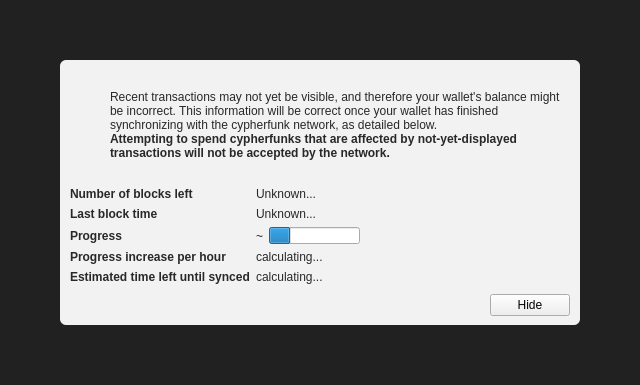
<?xml version="1.0" encoding="UTF-8"?>
<ui version="4.0">
 <class>ModalOverlay</class>
 <widget class="ModalOverlay" name="ModalOverlay">
  <property name="geometry">
   <rect>
    <x>0</x>
    <y>0</y>
    <width>640</width>
    <height>385</height>
   </rect>
  </property>
  <property name="windowTitle">
   <string>Form</string>
  </property>
  <layout class="QVBoxLayout" name="verticalLayout" stretch="0">
   <property name="sizeConstraint">
    <enum>QLayout::SetDefaultConstraint</enum>
   </property>
   <property name="leftMargin">
    <number>0</number>
   </property>
   <property name="topMargin">
    <number>0</number>
   </property>
   <property name="rightMargin">
    <number>0</number>
   </property>
   <property name="bottomMargin">
    <number>0</number>
   </property>
   <item>
    <widget class="QWidget" name="bgWidget" native="true">
     <property name="styleSheet">
      <string notr="true">#bgWidget { background: rgba(0,0,0,220); }</string>
     </property>
     <layout class="QVBoxLayout" name="verticalLayoutMain" stretch="1">
      <property name="leftMargin">
       <number>60</number>
      </property>
      <property name="topMargin">
       <number>60</number>
      </property>
      <property name="rightMargin">
       <number>60</number>
      </property>
      <property name="bottomMargin">
       <number>60</number>
      </property>
      <item>
       <widget class="QWidget" name="contentWidget" native="true">
        <property name="styleSheet">
         <string notr="true">#contentWidget { background: rgba(255,255,255,240); border-radius: 6px; }

QLabel { color: rgb(40,40,40);  }</string>
        </property>
        <layout class="QVBoxLayout" name="verticalLayoutSub" stretch="1,0,0,0">
         <property name="spacing">
          <number>0</number>
         </property>
         <property name="leftMargin">
          <number>10</number>
         </property>
         <property name="topMargin">
          <number>10</number>
         </property>
         <property name="rightMargin">
          <number>10</number>
         </property>
         <property name="bottomMargin">
          <number>10</number>
         </property>
         <item>
          <layout class="QHBoxLayout" name="horizontalLayoutIconText" stretch="0,1">
           <property name="topMargin">
            <number>20</number>
           </property>
           <item>
            <layout class="QVBoxLayout" name="verticalLayoutIcon">
             <property name="leftMargin">
              <number>0</number>
             </property>
             <item>
              <widget class="QPushButton" name="warningIcon">
               <property name="enabled">
                <bool>false</bool>
               </property>
               <property name="text">
                <string/>
               </property>
               <property name="icon">
                <iconset>
                 <normaloff>:/icons/warning</normaloff>
                 <disabledoff>:/icons/warning</disabledoff>:/icons/warning</iconset>
               </property>
               <property name="iconSize">
                <size>
                 <width>48</width>
                 <height>48</height>
                </size>
               </property>
               <property name="flat">
                <bool>true</bool>
               </property>
              </widget>
             </item>
             <item>
              <spacer name="verticalSpacerWarningIcon">
               <property name="orientation">
                <enum>Qt::Vertical</enum>
               </property>
               <property name="sizeHint" stdset="0">
                <size>
                 <width>20</width>
                 <height>40</height>
                </size>
               </property>
              </spacer>
             </item>
            </layout>
           </item>
           <item>
            <layout class="QVBoxLayout" name="verticalLayoutInfoText">
             <property name="leftMargin">
              <number>0</number>
             </property>
             <property name="topMargin">
              <number>0</number>
             </property>
             <item>
              <widget class="QLabel" name="infoText">
               <property name="text">
                <string>Recent transactions may not yet be visible, and therefore your wallet's balance might be incorrect. This information will be correct once your wallet has finished synchronizing with the cypherfunk network, as detailed below.</string>
               </property>
               <property name="textFormat">
                <enum>Qt::RichText</enum>
               </property>
               <property name="wordWrap">
                <bool>true</bool>
               </property>
              </widget>
             </item>
             <item>
              <widget class="QLabel" name="infoTextStrong">
               <property name="font">
                <font>
                 <weight>75</weight>
                 <bold>true</bold>
                </font>
               </property>
               <property name="text">
                <string>Attempting to spend cypherfunks that are affected by not-yet-displayed transactions will not be accepted by the network.</string>
               </property>
               <property name="textFormat">
                <enum>Qt::RichText</enum>
               </property>
               <property name="wordWrap">
                <bool>true</bool>
               </property>
              </widget>
             </item>
             <item>
              <spacer name="verticalSpacerInTextSpace">
               <property name="orientation">
                <enum>Qt::Vertical</enum>
               </property>
               <property name="sizeHint" stdset="0">
                <size>
                 <width>20</width>
                 <height>40</height>
                </size>
               </property>
              </spacer>
             </item>
            </layout>
           </item>
          </layout>
         </item>
         <item>
          <spacer name="verticalSpacerAfterText">
           <property name="orientation">
            <enum>Qt::Vertical</enum>
           </property>
           <property name="sizeHint" stdset="0">
            <size>
             <width>20</width>
             <height>40</height>
            </size>
           </property>
          </spacer>
         </item>
         <item>
          <layout class="QFormLayout" name="formLayout">
           <property name="fieldGrowthPolicy">
            <enum>QFormLayout::FieldsStayAtSizeHint</enum>
           </property>
           <property name="horizontalSpacing">
            <number>6</number>
           </property>
           <property name="verticalSpacing">
            <number>6</number>
           </property>
           <property name="topMargin">
            <number>10</number>
           </property>
           <item row="0" column="0">
            <widget class="QLabel" name="labelNumberOfBlocksLeft">
             <property name="font">
              <font>
               <weight>75</weight>
               <bold>true</bold>
              </font>
             </property>
             <property name="text">
              <string>Number of blocks left</string>
             </property>
            </widget>
           </item>
           <item row="0" column="1">
            <widget class="QLabel" name="numberOfBlocksLeft">
             <property name="text">
              <string>Unknown...</string>
             </property>
            </widget>
           </item>
           <item row="1" column="0">
            <widget class="QLabel" name="labelLastBlockTime">
             <property name="font">
              <font>
               <weight>75</weight>
               <bold>true</bold>
              </font>
             </property>
             <property name="text">
              <string>Last block time</string>
             </property>
            </widget>
           </item>
           <item row="1" column="1">
            <widget class="QLabel" name="newestBlockDate">
             <property name="sizePolicy">
              <sizepolicy hsizetype="Maximum" vsizetype="Preferred">
               <horstretch>0</horstretch>
               <verstretch>0</verstretch>
              </sizepolicy>
             </property>
             <property name="text">
              <string>Unknown...</string>
             </property>
            </widget>
           </item>
           <item row="2" column="0">
            <widget class="QLabel" name="labelSyncDone">
             <property name="font">
              <font>
               <weight>75</weight>
               <bold>true</bold>
              </font>
             </property>
             <property name="text">
              <string>Progress</string>
             </property>
            </widget>
           </item>
           <item row="2" column="1">
            <layout class="QHBoxLayout" name="horizontalLayoutSync" stretch="0,1">
             <item>
              <widget class="QLabel" name="percentageProgress">
               <property name="text">
                <string notr="true">~</string>
               </property>
              </widget>
             </item>
             <item>
              <widget class="QProgressBar" name="progressBar">
               <property name="value">
                <number>24</number>
               </property>
               <property name="format">
                <string/>
               </property>
              </widget>
             </item>
            </layout>
           </item>
           <item row="4" column="0">
            <widget class="QLabel" name="labelProgressIncrease">
             <property name="font">
              <font>
               <weight>75</weight>
               <bold>true</bold>
              </font>
             </property>
             <property name="text">
              <string>Progress increase per hour</string>
             </property>
            </widget>
           </item>
           <item row="4" column="1">
            <widget class="QLabel" name="progressIncreasePerH">
             <property name="text">
              <string>calculating...</string>
             </property>
            </widget>
           </item>
           <item row="5" column="0">
            <widget class="QLabel" name="labelEstimatedTimeLeft">
             <property name="font">
              <font>
               <weight>75</weight>
               <bold>true</bold>
              </font>
             </property>
             <property name="text">
              <string>Estimated time left until synced</string>
             </property>
            </widget>
           </item>
           <item row="5" column="1">
            <widget class="QLabel" name="expectedTimeLeft">
             <property name="text">
              <string>calculating...</string>
             </property>
            </widget>
           </item>
          </layout>
         </item>
         <item>
          <layout class="QHBoxLayout" name="horizontalLayoutButtons">
           <property name="leftMargin">
            <number>10</number>
           </property>
           <property name="topMargin">
            <number>10</number>
           </property>
           <item>
            <spacer name="horizontalSpacer">
             <property name="orientation">
              <enum>Qt::Horizontal</enum>
             </property>
             <property name="sizeHint" stdset="0">
              <size>
               <width>40</width>
               <height>20</height>
              </size>
             </property>
            </spacer>
           </item>
           <item>
            <widget class="QPushButton" name="closeButton">
             <property name="text">
              <string>Hide</string>
             </property>
            </widget>
           </item>
          </layout>
         </item>
        </layout>
       </widget>
      </item>
     </layout>
    </widget>
   </item>
  </layout>
 </widget>
 <customwidgets>
  <customwidget>
   <class>ModalOverlay</class>
   <extends>QWidget</extends>
   <header>modaloverlay.h</header>
   <container>1</container>
  </customwidget>
 </customwidgets>
 <resources/>
 <connections/>
</ui>
